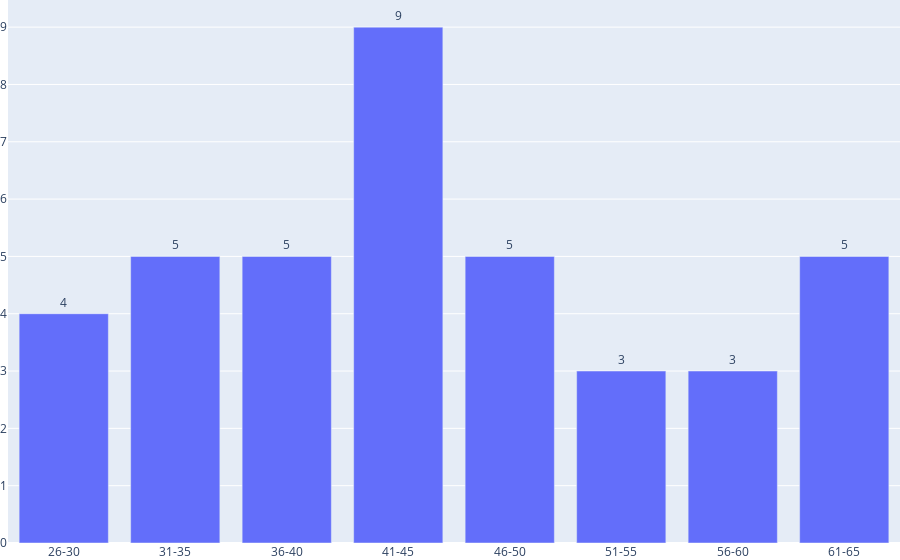

Here is the notebook cell this chart was saved with:
### Code cell
# Age categories and count

    df1['age'] = df1['age'].astype(int)

    conditions = [
        (df1['age'] <= 5 ),
        (df1['age'] >5) & (df1['age'] <=10),
        (df1['age'] >10) & (df1['age'] <=15),
        (df1['age'] >15) & (df1['age'] <=20),
        (df1['age'] >20) & (df1['age'] <=25),
        (df1['age'] >25) & (df1['age'] <=30),
        (df1['age'] >30) & (df1['age'] <=35),
        (df1['age'] >35) & (df1['age'] <=40),
        (df1['age'] >40) & (df1['age'] <=45),
        (df1['age'] >45) & (df1['age'] <=50),
        (df1['age'] >50) & (df1['age'] <=55),
        (df1['age'] >55) & (df1['age'] <=60),
        (df1['age'] >60) & (df1['age'] <=65),
        (df1['age'] >65) & (df1['age'] <=70),
        (df1['age'] >70) & (df1['age'] <=75),
        (df1['age'] >75) & (df1['age'] <=80),
        (df1['age'] >80) & (df1['age'] <=85),
        (df1['age'] >85) & (df1['age'] <=90),
        (df1['age'] >90) & (df1['age'] <=95),
        (df1['age'] >95) & (df1['age'] <=100),
        (df1['age'] > 100)

    ]

values = ['0-5', '5-10', '11-15', '16-20', '21-25','26-30', '31-35','36-40', '41-45', '46-50', '51-55', '56-60', '61-65', '66-70', '71-75', '76-80', '81-85', '86-90', '91-95', '96-100', '100+']

# create a new column and use np.select to assign values to it using our lists as arguments
df1['age_group'] = np.select(conditions, values)

    
new = df1.groupby('age_group',as_index = False).size()

labels = list(new['age_group'])
values = list(new['size'])

fig = go.Figure(data=[go.Bar(x=labels, y=values, text = values, textposition = 'outside')])


fig.update_layout(margin=dict(t = 0, b=0, l=0, r=0), boxgap=0.25,
boxgroupgap=0.25)

fig.show()



# df1.groupby(['State','Product'],as_index = False).count().pivot('State','Product').fillna(0)


# new2 = pd.Series(new, name = ["age_group", "count"])
# print(new2)

# topages = top5.index.tolist()
# print(topages)

# #top5 age group and gender

# def top5GA(dfg1_):
#     new = dfg1_.groupby('age_group')['gender'].agg(MySum='sum')
#     top5 = new.nlargest(5, 'MySum')
#     topages = top5.index.tolist()
#     dfg1_ = dfg1_[dfg1_['age_group'].isin(topages)]
#     name_sort = {'0-5': 0,'5-10':1,'11-15':2, '16-20':3, '21-25':4,'26-30':5, '31-35':6,'36-40':7, '41-45':8, '46-50':9, '51-55':10, '56-60':11, '61-65':12, '66-70':13, '71-75':14, '76-80':15, '81-85':16, '86-90':17, '91-95':18, '96-100':19, '100+':20}
#     dfg1_['name_sort'] = dfg1_.age_group.map(name_sort)
#     dfg1_ = dfg1_.sort_values(['name_sort', 'gender'])

#     return dfg1_

# groups = top5GA(df1)

### Figure 1 — Plotly figure (JSON) as saved in the notebook; plotly's stock layout.template omitted (floating-point values rounded to 4 significant figures)
{"data": [{"text": ["4", "5", "5", "9", "5", "3", "3", "5"], "textposition": "outside", "type": "bar", "x": ["26-30", "31-35", "36-40", "41-45", "46-50", "51-55", "56-60", "61-65"], "y": [4, 5, 5, 9, 5, 3, 3, 5]}], "layout": {"boxgap": 0.25, "boxgroupgap": 0.25, "margin": {"b": 0, "l": 0, "r": 0, "t": 0}}}
